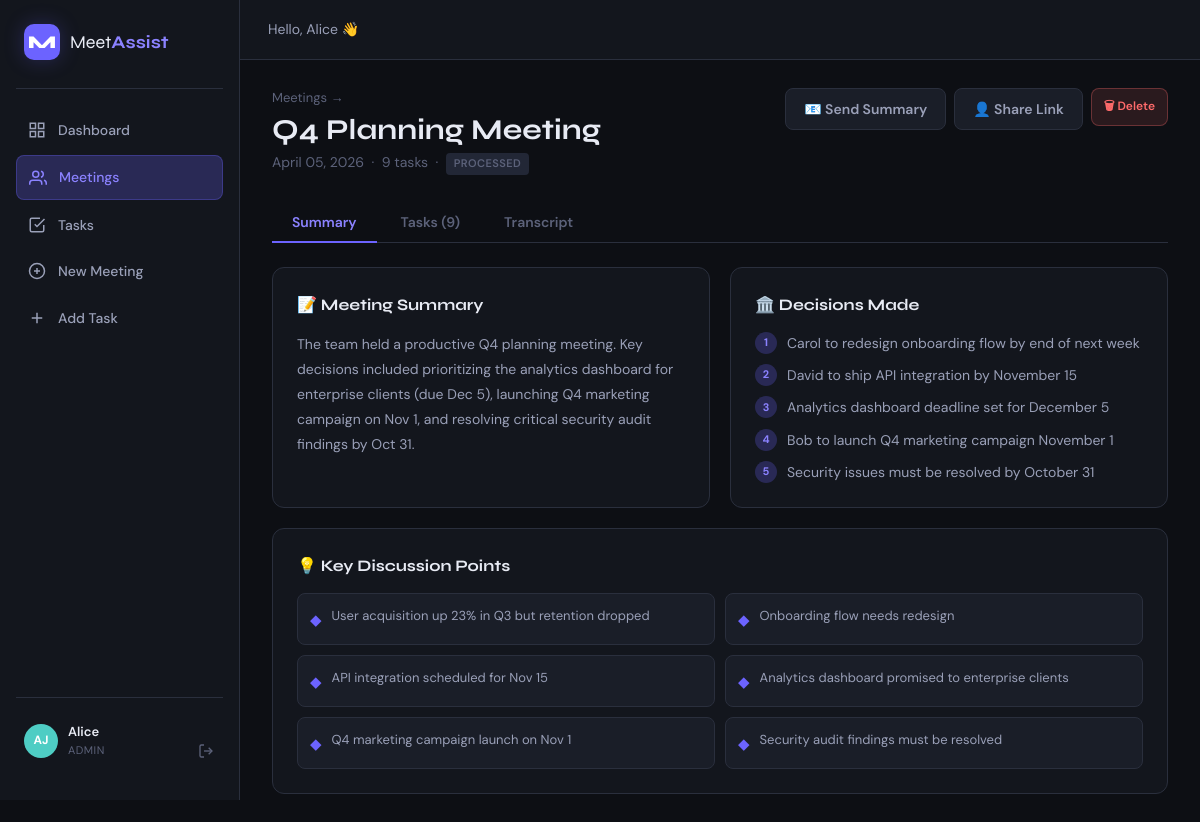
The app's page /meetings/1 (signed in) with its own data.
### models/user.py (models this page shows, shortened)
class User(UserMixin, db.Model):
    __tablename__ = 'users'
    id = db.Column(db.Integer, primary_key=True)
    name = db.Column(db.String(100), nullable=False)
    email = db.Column(db.String(120), unique=True, nullable=False)
    password_hash = db.Column(db.String(255), nullable=False)
    role = db.Column(db.String(20), default='member')  # admin, member
    avatar_color = db.Column(db.String(10), default='#6C63FF')
    created_at = db.Column(db.DateTime, default=datetime.utcnow)
    is_active = db.Column(db.Boolean, default=True)
    tasks = db.relationship('Task', foreign_keys='Task.assigned_to', backref='assignee', lazy='dynamic')
    created_meetings = db.relationship('Meeting', foreign_keys='Meeting.created_by', backref='creator', lazy='dynamic')
    AVATAR_COLORS = ['#FF6B6B', '#4ECDC4', '#45B7D1', '#96CEB4', '#FECA57',
                     '#FF9FF3', '#54A0FF', '#5F27CD', '#00D2D3', '#FF9F43']
    def get_avatar_initials(self):
        parts = self.name.split()
        if len(parts) >= 2:
            return parts[0][0].upper() + parts[1][0].upper()
        return self.name[:2].upper()
    def get_avatar_color(self):
        idx = self.id % len(self.AVATAR_COLORS)
        return self.AVATAR_COLORS[idx]

### models/meeting.py (models this page shows, shortened)
class Meeting(db.Model):
    __tablename__ = 'meetings'
    id = db.Column(db.Integer, primary_key=True)
    title = db.Column(db.String(200), nullable=False)
    description = db.Column(db.Text)
    transcript = db.Column(db.Text)
    summary = db.Column(db.Text)
    key_points = db.Column(db.Text)
    decisions = db.Column(db.Text)
    keywords = db.Column(db.String(500))
    date = db.Column(db.DateTime, default=datetime.utcnow)
    duration_minutes = db.Column(db.Integer, default=0)
    status = db.Column(db.String(20), default='pending')  # pending, processing, processed, failed
    created_by = db.Column(db.Integer, db.ForeignKey('users.id'))
    created_at = db.Column(db.DateTime, default=datetime.utcnow)
    tasks = db.relationship('Task', backref='meeting', lazy='dynamic', cascade='all, delete-orphan')
    def get_key_points_list(self):
        if not self.key_points:
            return []
        return [p.strip().lstrip('-• ') for p in self.key_points.split('\n') if p.strip()]
    def get_decisions_list(self):
        if not self.decisions:
            return []
        lines = []
        for line in self.decisions.split('\n'):
            line = line.strip()
            if line:
                import re
                line = re.sub(r'^\d+\.\s*', '', line)
                lines.append(line)
        return lines

### routes/meetings.py (the view)
@meetings_bp.route('/<int:meeting_id>')
@login_required
def view_meeting(meeting_id):
    meeting = Meeting.query.get_or_404(meeting_id)
    tasks   = Task.query.filter_by(meeting_id=meeting_id).all()
    users   = User.query.all()
    return render_template('meetings/view.html', meeting=meeting, tasks=tasks, users=users)

### models/task.py (called while the page is built)
    def is_overdue(self):
        if self.deadline and self.status != 'completed':
            return datetime.utcnow() > self.deadline
        return False

    def deadline_display(self):
        if not self.deadline:
            return 'No deadline'
        return self.deadline.strftime('%b %d, %Y')

### templates/meetings/view.html (shortened to what this page needs)
{% extends "base.html" %}
{% block content %}
<div class="page-header">
  <div>
    <div style="font-size:13px;color:var(--text3);margin-bottom:4px;">
      <a href="{{ url_for('meetings.list_meetings') }}" style="color:var(--text3);">Meetings</a> →
    </div>
    <h1>{{ meeting.title }}</h1>
    <p>{{ meeting.date.strftime('%B %d, %Y') }} &nbsp;·&nbsp; {{ meeting.tasks.count() }} tasks &nbsp;·&nbsp;
      <span class="chip">{{ meeting.status }}</span>
    </p>
  </div>
  <div style="display:flex;gap:8px;flex-wrap:wrap;">
    <button onclick="document.getElementById('emailModal').style.display='flex'" class="btn btn-secondary">
      📧 Send Summary
    </button>
    <a href="{{ url_for('meetings.absent_view', meeting_id=meeting.id) }}" class="btn btn-secondary" target="_blank">
      👤 Share Link
    </a>
    {% if current_user.role == 'admin' %}
    <form method="POST" action="{{ url_for('meetings.delete_meeting', meeting_id=meeting.id) }}"
          data-confirm="Delete this meeting and all its tasks?">
      <button type="submit" class="btn btn-danger btn-sm" style="height:38px;">🗑 Delete</button>
    </form>
    {% endif %}
  </div>
</div>
<div style="display:flex;gap:4px;margin-bottom:24px;border-bottom:1px solid var(--border);">
  {% for tab_id, tab_label in [('tab-summary','Summary'),('tab-tasks','Tasks ('+meeting.tasks.count()|string+')'),('tab-transcript','Transcript')] %}
    <button class="tab-btn {% if loop.first %}active{% endif %}" data-tab="{{ tab_id }}"
      style="padding:10px 20px;background:none;border:none;cursor:pointer;font-family:'DM Sans',sans-serif;font-size:14px;font-weight:600;color:var(--text3);border-bottom:2px solid transparent;margin-bottom:-1px;transition:all 0.18s;">
      {{ tab_label }}
    </button>
  {% endfor %}
</div>
<div id="tab-summary" class="tab-panel active">
  <div class="grid-2" style="gap:20px;">
    <div class="card">
      <div class="card-title" style="margin-bottom:14px;">📝 Meeting Summary</div>
      {% if meeting.summary %}
        <p style="font-size:14px;line-height:1.8;color:var(--text2);">{{ meeting.summary }}</p>
      {% else %}
        <p style="color:var(--text3);">No summary generated.</p>
      {% endif %}
    </div>
    <div class="card">
      <div class="card-title" style="margin-bottom:14px;">🏛️ Decisions Made</div>
      {% set decisions = meeting.get_decisions_list() %}
      {% if decisions %}
        <ol style="list-style:none;display:flex;flex-direction:column;gap:10px;">
          {% for d in decisions %}
            <li style="display:flex;gap:10px;align-items:flex-start;">
              <span style="background:var(--accent-glow);color:var(--accent2);border-radius:50%;width:22px;height:22px;display:flex;align-items:center;justify-content:center;font-size:11px;font-weight:700;flex-shrink:0;">{{ loop.index }}</span>
              <span style="font-size:14px;color:var(--text2);">{{ d }}</span>
            </li>
          {% endfor %}
        </ol>
      {% else %}
        <p style="color:var(--text3);">No explicit decisions recorded.</p>
      {% endif %}
    </div>
    <div class="card" style="grid-column:1/-1;">
      <div class="card-title" style="margin-bottom:14px;">💡 Key Discussion Points</div>
      {% set points = meeting.get_key_points_list() %}
      {% if points %}
        <div style="display:grid;grid-template-columns:repeat(auto-fill,minmax(280px,1fr));gap:10px;">
          {% for point in points %}
            <div style="background:var(--bg3);border:1px solid var(--border);border-radius:var(--radius-sm);padding:12px;display:flex;gap:10px;">
              <span style="color:var(--accent);margin-top:2px;">◆</span>
              <span style="font-size:13px;color:var(--text2);line-height:1.5;">{{ point }}</span>
            </div>
          {% endfor %}
        </div>
      {% else %}
        <p style="color:var(--text3);">No key points extracted.</p>
      {% endif %}
    </div>
  </div>
</div>
{% endblock %}

### templates/base.html (shortened to what this page needs)
<!DOCTYPE html>
<html lang="en">
<head>
  <link rel="stylesheet" href="{{ url_for('static', filename='css/main.css') }}">
</head>
<body>
{% if current_user.is_authenticated %}
<nav class="sidebar" id="sidebar">
  <div class="sidebar-logo">
    <span class="logo-mark">M</span>
    <span class="logo-text">Meet<strong>Assist</strong></span>
  </div>
  <ul class="nav-links">
    <li>
      <a href="{{ url_for('main.dashboard') }}" class="nav-link {% if request.endpoint == 'main.dashboard' %}active{% endif %}">
        <svg viewBox="0 0 24 24" fill="none" stroke="currentColor" stroke-width="2"><rect x="3" y="3" width="7" height="7"/><rect x="14" y="3" width="7" height="7"/><rect x="3" y="14" width="7" height="7"/><rect x="14" y="14" width="7" height="7"/></svg>
        Dashboard
      </a>
    </li>
    <li>
      <a href="{{ url_for('meetings.list_meetings') }}" class="nav-link {% if 'meetings' in request.endpoint %}active{% endif %}">
        <svg viewBox="0 0 24 24" fill="none" stroke="currentColor" stroke-width="2"><path d="M17 21v-2a4 4 0 0 0-4-4H5a4 4 0 0 0-4 4v2"/><circle cx="9" cy="7" r="4"/><path d="M23 21v-2a4 4 0 0 0-3-3.87"/><path d="M16 3.13a4 4 0 0 1 0 7.75"/></svg>
        Meetings
      </a>
    </li>
    <li>
      <a href="{{ url_for('tasks.list_tasks') }}" class="nav-link {% if 'tasks' in request.endpoint %}active{% endif %}">
        <svg viewBox="0 0 24 24" fill="none" stroke="currentColor" stroke-width="2"><polyline points="9 11 12 14 22 4"/><path d="M21 12v7a2 2 0 0 1-2 2H5a2 2 0 0 1-2-2V5a2 2 0 0 1 2-2h11"/></svg>
        Tasks
      </a>
    </li>
    <li>
      <a href="{{ url_for('meetings.new_meeting') }}" class="nav-link {% if request.endpoint == 'meetings.new_meeting' %}active{% endif %}">
        <svg viewBox="0 0 24 24" fill="none" stroke="currentColor" stroke-width="2"><circle cx="12" cy="12" r="10"/><line x1="12" y1="8" x2="12" y2="16"/><line x1="8" y1="12" x2="16" y2="12"/></svg>
        New Meeting
      </a>
    </li>
    <li>
      <a href="{{ url_for('tasks.new_task') }}" class="nav-link {% if request.endpoint == 'tasks.new_task' %}active{% endif %}">
        <svg viewBox="0 0 24 24" fill="none" stroke="currentColor" stroke-width="2"><line x1="12" y1="5" x2="12" y2="19"/><line x1="5" y1="12" x2="19" y2="12"/></svg>
        Add Task
      </a>
    </li>
  </ul>
  <div class="sidebar-footer">
    <div class="user-chip">
      <div class="avatar-mini" style="background: {{ current_user.get_avatar_color() }}">
        {{ current_user.get_avatar_initials() }}
      </div>
      <div class="user-chip-info">
        <span class="user-chip-name">{{ current_user.name.split()[0] }}</span>
        <span class="user-chip-role">{{ current_user.role }}</span>
      </div>
    </div>
    <a href="{{ url_for('auth.logout') }}" class="logout-btn" title="Logout">
      <svg viewBox="0 0 24 24" fill="none" stroke="currentColor" stroke-width="2"><path d="M9 21H5a2 2 0 0 1-2-2V5a2 2 0 0 1 2-2h4"/><polyline points="16 17 21 12 16 7"/><line x1="21" y1="12" x2="9" y2="12"/></svg>
    </a>
  </div>
</nav>
<div class="main-wrap">
  <header class="topbar">
    <div class="topbar-right">
      <span class="topbar-greeting">Hello, {{ current_user.name.split()[0] }} 👋</span>
    </div>
  </header>
  <main class="page-content">
    {% block content %}{% endblock %}
  </main>
</div>
{% endif %}
</body>
</html>

### templates/meetings/view.html (style rules this page uses)
.tab-btn.active { color:var(--accent2) !important; border-bottom-color:var(--accent) !important; }
.tab-panel { display:none; }
.tab-panel.active { display:block; }

### records on screen
User: get_avatar_initials "AJ", name "Alice", role "ADMIN", is_active True (drawn)
Meeting: title "Q4 Planning Meeting", date "April 05, 2026", status "PROCESSED", summary "The team held a productive Q4 planning meeting. Key decisions included prioritizing the analytics dashboard for enterprise clients (due Dec 5), launching Q4 marketing campaign on Nov 1, and resolving critical security audit findings by Oct 31."

### other values on screen
{{ meeting.tasks.count() }} "9"
{{ tab_label }} "Summary" "Tasks (9)" "Transcript"
{{ d }} "Carol to redesign onboarding flow by end of next week" "David to ship API integration by November 15" "Analytics dashboard deadline set for December 5" "Bob to launch Q4 marketing campaign November 1" "Security issues must be resolved by October 31"
{{ point }} "User acquisition up 23% in Q3 but retention dropped" "Onboarding flow needs redesign" "API integration scheduled for Nov 15" "Analytics dashboard promised to enterprise clients" "Q4 marketing campaign launch on Nov 1" "Security audit findings must be resolved"
